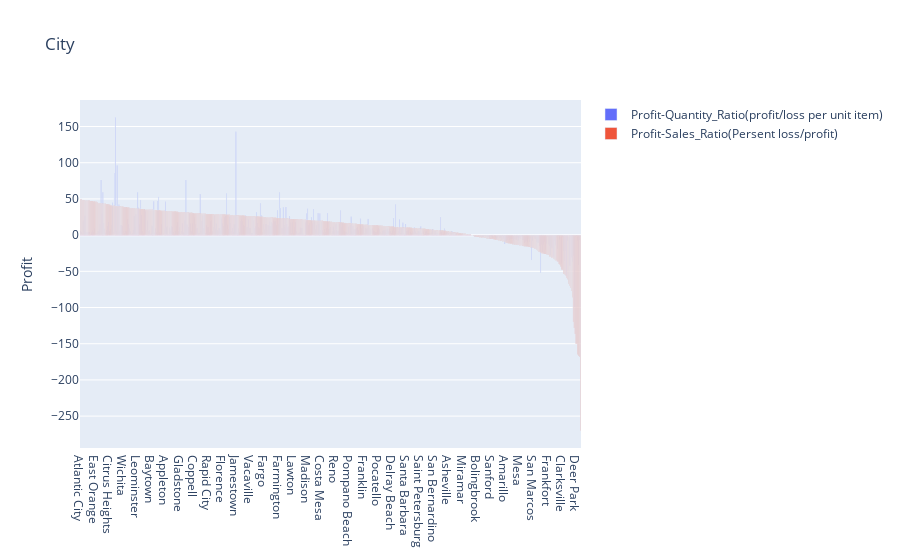

Notebook source saved alongside this figure:
### Markdown cell above
# City

### Code cell
DtypeObject = ['City', 'State', 'Sub-Category']
for k in DtypeObject:
    data = df[[k, 'Profit', 'Sales', 'Quantity']].groupby(k).sum()
    
    data['Profit-Quantity_Ratio'] = data.Profit / data.Quantity
    data['Profit-Sales_Ratio'] = (data.Profit / data.Sales)*100
    data = data.sort_values('Profit-Sales_Ratio', ascending = False)
    
    trace1 = go.Bar(x=data.index, y=data['Profit-Quantity_Ratio'].values, name='Profit-Quantity_Ratio(profit/loss per unit item)')
    trace2 = go.Bar(x=data.index, y=data['Profit-Sales_Ratio'].values, name='Profit-Sales_Ratio(Persent loss/profit)')
    
    layout = go.Layout(title=k,
                   yaxis=dict(title="Profit"))
    fig = go.Figure(data=[trace1 ,trace2  ], layout=layout)

    if Using_Colab:
      display(HTML(fig.to_html()))
    else:
      iplot(fig)

### Figure 1 — Plotly figure (JSON) as saved in the notebook; plotly's stock layout.template omitted (floating-point values rounded to 4 significant figures; data arrays with more than 128 entries replaced by an {"elided": "..."} marker saying what was removed)
{"data": [{"name": "Profit-Quantity_Ratio(profit/loss per unit item)", "type": "bar", "x": {"elided": "531 str values"}, "y": {"elided": "531 float values"}}, {"name": "Profit-Sales_Ratio(Persent loss/profit)", "type": "bar", "x": {"elided": "531 str values"}, "y": {"elided": "531 float values"}}], "layout": {"title": {"text": "City"}, "yaxis": {"title": {"text": "Profit"}}}}
